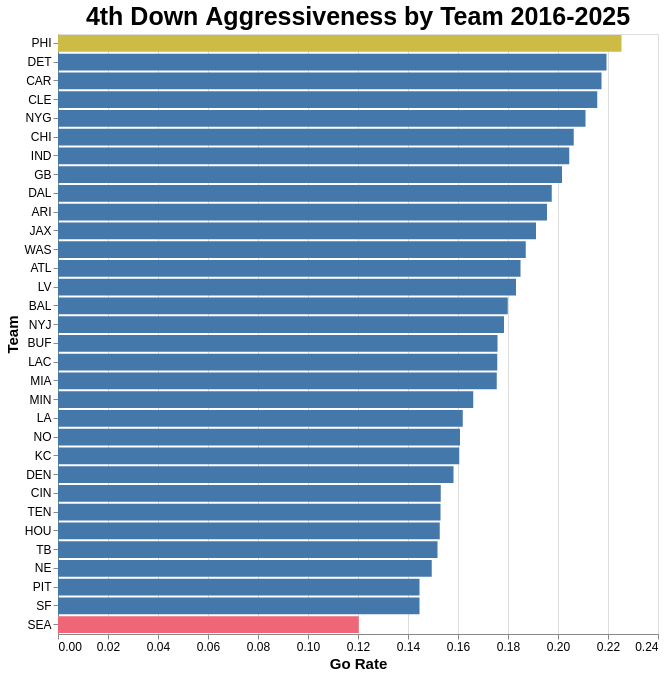

Write notebook code for a chart like this one.
### Code cell
#| echo: false

(alt.Chart(data= team_rates, title="4th Down Aggressiveness by Team 2016-2025").mark_bar().encode(
            x=alt.X("go_rate:Q", title='Go Rate'),
            y=alt.Y("team:N", title="Team", sort = '-x'),
            tooltip=['go_rate', "team"],
            color = alt.when(team="PHI").then(alt.value("#CCBB44")).when(team="SEA").then(alt.value("#EE6677")).otherwise(alt.value("#4477AA"))
        ).properties(width=600, height=600).configure_axis(titleFontSize=15, labelFontSize= 12).configure_title(fontSize=25)
    )

### Figure 1 — Vega specification as saved in the notebook (floating-point values rounded to 4 significant figures)
{"$schema": "https://vega.github.io/schema/vega/v5.json", "data": [{"name": "source_0"}, {"name": "data_0", "values": [{"go_rate": 0.2254, "go_rate_end": 0.2254, "go_rate_start": 0.0, "team": "PHI"}, {"go_rate": 0.2194, "go_rate_end": 0.2194, "go_rate_start": 0.0, "team": "DET"}, {"go_rate": 0.2174, "go_rate_end": 0.2174, "go_rate_start": 0.0, "team": "CAR"}, {"go_rate": 0.2157, "go_rate_end": 0.2157, "go_rate_start": 0.0, "team": "CLE"}, {"go_rate": 0.211, "go_rate_end": 0.211, "go_rate_start": 0.0, "team": "NYG"}, {"go_rate": 0.2063, "go_rate_end": 0.2063, "go_rate_start": 0.0, "team": "CHI"}, {"go_rate": 0.2045, "go_rate_end": 0.2045, "go_rate_start": 0.0, "team": "IND"}, {"go_rate": 0.2016, "go_rate_end": 0.2016, "go_rate_start": 0.0, "team": "GB"}, {"go_rate": 0.1975, "go_rate_end": 0.1975, "go_rate_start": 0.0, "team": "DAL"}, {"go_rate": 0.1956, "go_rate_end": 0.1956, "go_rate_start": 0.0, "team": "ARI"}, {"go_rate": 0.1912, "go_rate_end": 0.1912, "go_rate_start": 0.0, "team": "JAX"}, {"go_rate": 0.1871, "go_rate_end": 0.1871, "go_rate_start": 0.0, "team": "WAS"}, {"go_rate": 0.185, "go_rate_end": 0.185, "go_rate_start": 0.0, "team": "ATL"}, {"go_rate": 0.1832, "go_rate_end": 0.1832, "go_rate_start": 0.0, "team": "LV"}, {"go_rate": 0.1799, "go_rate_end": 0.1799, "go_rate_start": 0.0, "team": "BAL"}, {"go_rate": 0.1784, "go_rate_end": 0.1784, "go_rate_start": 0.0, "team": "NYJ"}, {"go_rate": 0.1758, "go_rate_end": 0.1758, "go_rate_start": 0.0, "team": "BUF"}, {"go_rate": 0.1757, "go_rate_end": 0.1757, "go_rate_start": 0.0, "team": "LAC"}, {"go_rate": 0.1755, "go_rate_end": 0.1755, "go_rate_start": 0.0, "team": "MIA"}, {"go_rate": 0.1661, "go_rate_end": 0.1661, "go_rate_start": 0.0, "team": "MIN"}, {"go_rate": 0.1619, "go_rate_end": 0.1619, "go_rate_start": 0.0, "team": "LA"}, {"go_rate": 0.1608, "go_rate_end": 0.1608, "go_rate_start": 0.0, "team": "NO"}, {"go_rate": 0.1605, "go_rate_end": 0.1605, "go_rate_start": 0.0, "team": "KC"}, {"go_rate": 0.1582, "go_rate_end": 0.1582, "go_rate_start": 0.0, "team": "DEN"}, {"go_rate": 0.1531, "go_rate_end": 0.1531, "go_rate_start": 0.0, "team": "CIN"}, {"go_rate": 0.153, "go_rate_end": 0.153, "go_rate_start": 0.0, "team": "TEN"}, {"go_rate": 0.1527, "go_rate_end": 0.1527, "go_rate_start": 0.0, "team": "HOU"}, {"go_rate": 0.1518, "go_rate_end": 0.1518, "go_rate_start": 0.0, "team": "TB"}, {"go_rate": 0.1495, "go_rate_end": 0.1495, "go_rate_start": 0.0, "team": "NE"}, {"go_rate": 0.1446, "go_rate_end": 0.1446, "go_rate_start": 0.0, "team": "PIT"}, {"go_rate": 0.1446, "go_rate_end": 0.1446, "go_rate_start": 0.0, "team": "SF"}, {"go_rate": 0.1203, "go_rate_end": 0.1203, "go_rate_start": 0.0, "team": "SEA"}]}, {"name": "source_0_y_domain_team", "values": [{"sort_field": 0.2254, "team": "PHI"}, {"sort_field": 0.2194, "team": "DET"}, {"sort_field": 0.2174, "team": "CAR"}, {"sort_field": 0.2157, "team": "CLE"}, {"sort_field": 0.211, "team": "NYG"}, {"sort_field": 0.2063, "team": "CHI"}, {"sort_field": 0.2045, "team": "IND"}, {"sort_field": 0.2016, "team": "GB"}, {"sort_field": 0.1975, "team": "DAL"}, {"sort_field": 0.1956, "team": "ARI"}, {"sort_field": 0.1912, "team": "JAX"}, {"sort_field": 0.1871, "team": "WAS"}, {"sort_field": 0.185, "team": "ATL"}, {"sort_field": 0.1832, "team": "LV"}, {"sort_field": 0.1799, "team": "BAL"}, {"sort_field": 0.1784, "team": "NYJ"}, {"sort_field": 0.1758, "team": "BUF"}, {"sort_field": 0.1757, "team": "LAC"}, {"sort_field": 0.1755, "team": "MIA"}, {"sort_field": 0.1661, "team": "MIN"}, {"sort_field": 0.1619, "team": "LA"}, {"sort_field": 0.1608, "team": "NO"}, {"sort_field": 0.1605, "team": "KC"}, {"sort_field": 0.1582, "team": "DEN"}, {"sort_field": 0.1531, "team": "CIN"}, {"sort_field": 0.153, "team": "TEN"}, {"sort_field": 0.1527, "team": "HOU"}, {"sort_field": 0.1518, "team": "TB"}, {"sort_field": 0.1495, "team": "NE"}, {"sort_field": 0.1446, "team": "PIT"}, {"sort_field": 0.1446, "team": "SF"}, {"sort_field": 0.1203, "team": "SEA"}]}], "marks": [{"type": "rect", "name": "marks", "from": {"data": "data_0"}, "encode": {"update": {"x": {"field": "go_rate_end", "scale": "x"}, "height": {"signal": "max(0.25, bandwidth('y'))"}, "fill": [{"value": "#CCBB44", "test": "(datum.team === 'PHI')"}, {"value": "#EE6677", "test": "(datum.team === 'SEA')"}, {"value": "#4477AA"}], "x2": {"field": "go_rate_start", "scale": "x"}, "tooltip": {"signal": "{\"go_rate\": format(datum[\"go_rate\"], \"\"), \"team\": isValid(datum[\"team\"]) ? datum[\"team\"] : \"\"+datum[\"team\"]}"}, "y": {"field": "team", "scale": "y"}}}, "style": ["bar"]}], "scales": [{"name": "x", "type": "linear", "domain": {"data": "data_0", "fields": ["go_rate_start", "go_rate_end"]}, "range": [0, {"signal": "width"}], "nice": true, "zero": true}, {"name": "y", "type": "band", "domain": {"data": "source_0_y_domain_team", "field": "team", "sort": {"op": "max", "field": "sort_field", "order": "descending"}}, "range": [0, {"signal": "height"}], "paddingInner": 0.1, "paddingOuter": 0.05}], "axes": [{"scale": "x", "orient": "bottom", "labels": false, "minExtent": 0, "maxExtent": 0, "zindex": 0, "aria": false, "ticks": false, "tickCount": {"signal": "ceil(width/40)"}, "gridScale": "y", "grid": true, "domain": false}, {"scale": "x", "orient": "bottom", "labelFlush": true, "labelOverlap": true, "tickCount": {"signal": "ceil(width/40)"}, "zindex": 0, "title": "Go Rate", "grid": false}, {"scale": "y", "zindex": 0, "grid": false, "title": "Team", "orient": "left"}], "title": {"text": "4th Down Aggressiveness by Team 2016-2025", "frame": "group"}, "background": "white", "config": {"axis": {"labelFontSize": 12, "titleFontSize": 15}, "style": {"group-title": {"fontSize": 25}}}, "style": "cell", "padding": 5, "height": 600, "width": 600}
